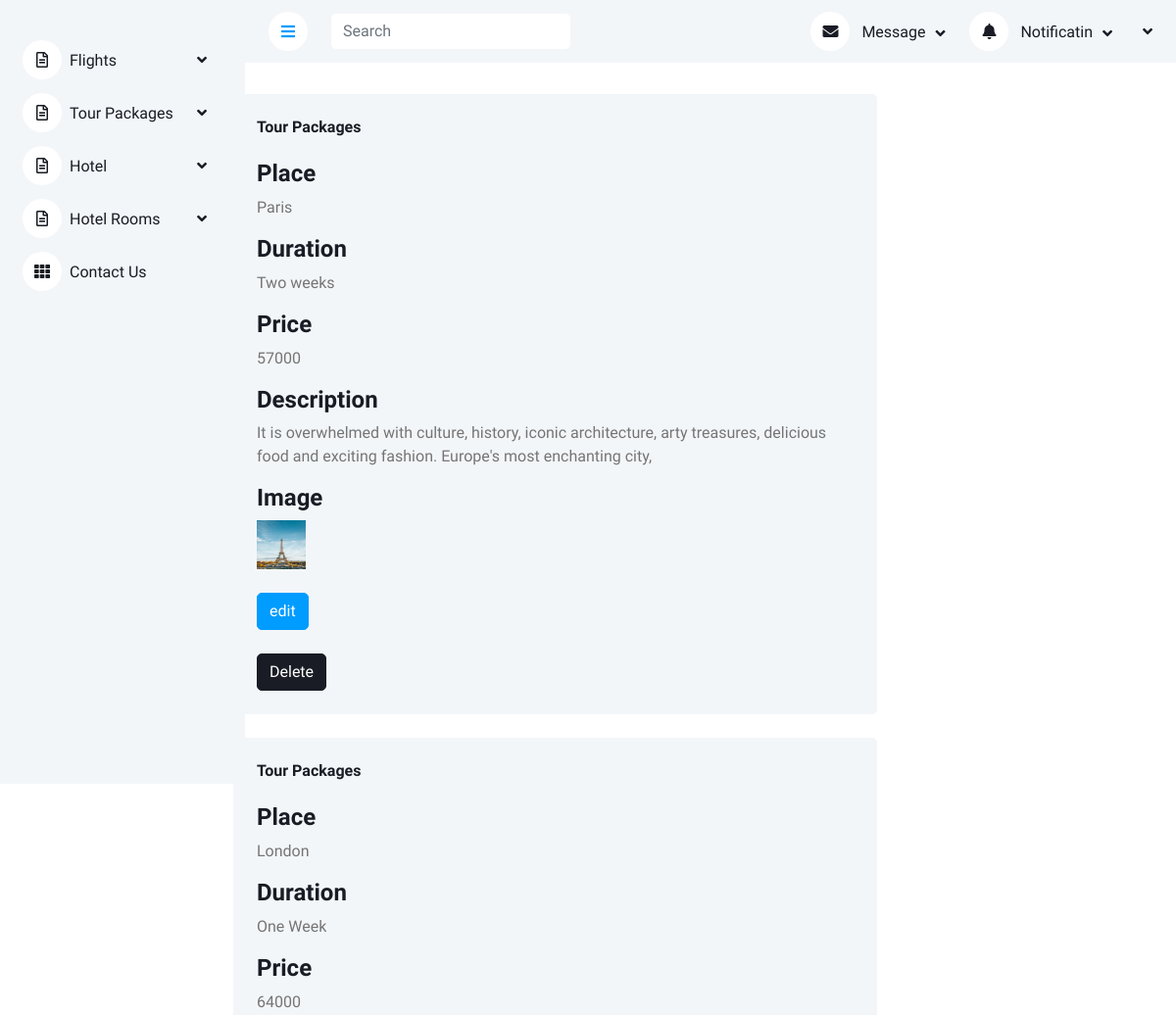
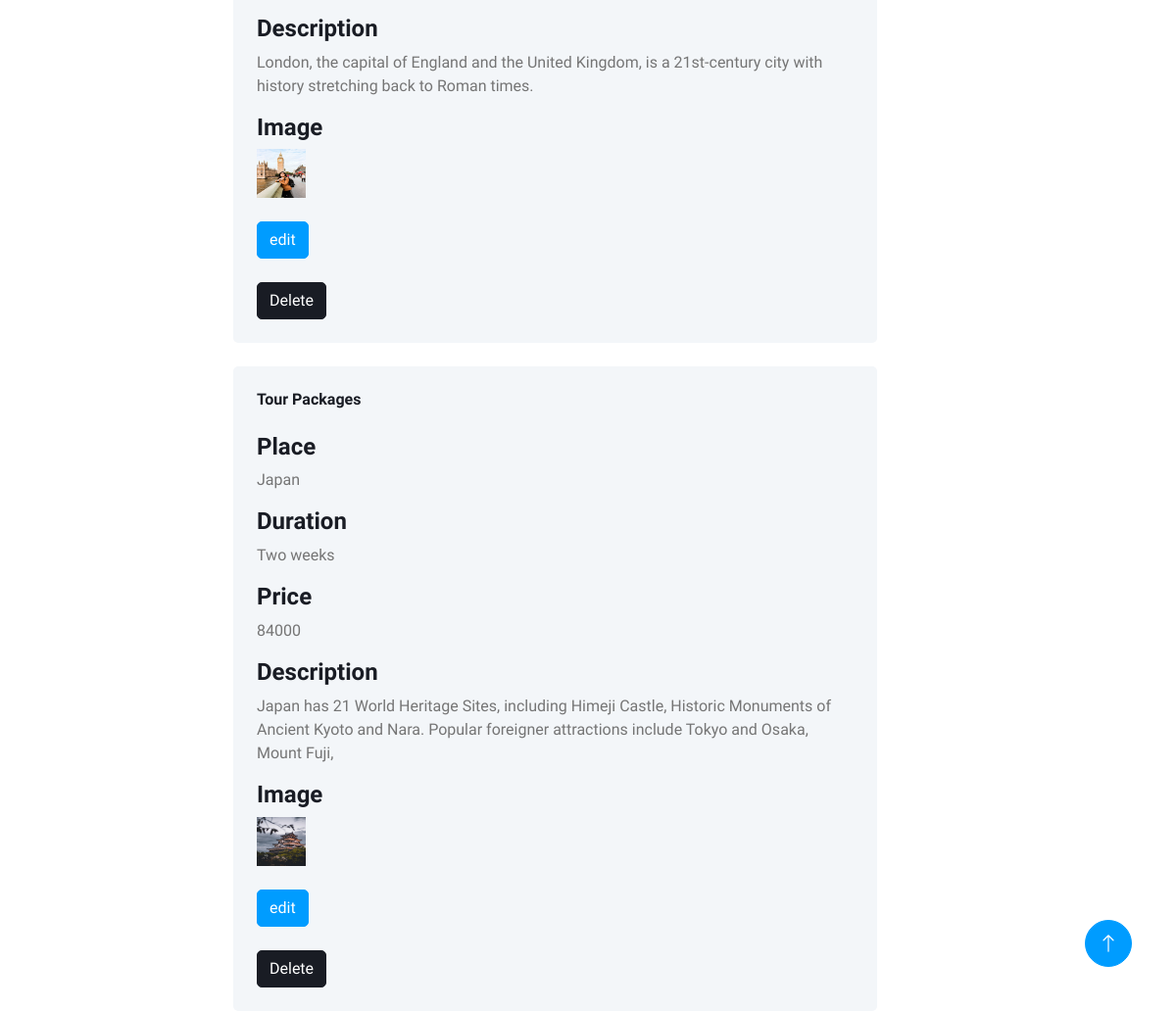
The app's page /Backend/TourPackageDisplay/ with its own data (2 pictures, top to bottom).
### Backend/models.py (models this page shows)
class tourpackagedb(models.Model):
    tourname = models.CharField(max_length=25,null=True,blank=True)
    tourprice = models.IntegerField(null=True,blank=True)
    tourduration = models.CharField(max_length=50,null=True,blank=True)
    tourdescription = models.CharField(max_length=250,null=True,blank=True)
    image = models.ImageField(upload_to="TourPackage_image", null=True, blank=True)

### Backend/views.py (the view)
# urls.py: path('TourPackageDisplay/',views.TourPackageDisplay,name="TourPackageDisplay"),
def TourPackageDisplay(request):
    pack = tourpackagedb.objects.all()
    return render(request,"TourPackageDisplay.html",{'pack':pack})

### Backend/templates/TourPackageDisplay.html (shortened to what this page needs)
<!DOCTYPE html>
{% extends 'Index.html' %}
{% block content %}
<html lang="en">
<head>
</head>
<body>
<br>
<div class="col-8">
    <div class="row g-4">
        {% for i in pack %}
        <div class="bg-light rounded h-100 p-4">
            <h6 class="mb-4">Tour Packages</h6>
            <form>
                <h4>
                    Place
                </h4>
                <p>{{i.tourname}}</p>
                <h4>
                    Duration
                </h4>
                <p> {{i.tourduration}}</p>
                <h4>
                    Price
                </h4>
                <p>{{i.tourprice}}</p>
                <h4>
                    Description
                </h4>
                <p>{{i.tourdescription}}</p>
                <h4>
                    Image
                </h4>
                <img src="{{i.image.url}}" height="50px" width="50px">
                <br> <br>
                <a href="{% url 'TourPackageEdit' tour_id=i.id %}" class="btn btn-primary">edit
                </a> <br>
                <br>
               <a href="{% url 'TourPackageDelete' data_id=i.id %}" class="btn btn-dark">Delete</a>
            </form>
        </div>
        {% endfor %}
    </div>
</div>
</body>
</html>
{% endblock %}

### Backend/static/css/style.css (style rules this page uses)
:root { --primary: #009CFF; --light: #F3F6F9; --dark: #191C24; }
.btn { transition: .5s; }
.btn.btn-primary { color: #FFFFFF; }

### records on screen
tourpackagedb: tourname "Paris", tourduration "Two weeks", tourprice "57000", tourdescription "It is overwhelmed with culture, history, iconic architecture, arty treasures, delicious food and exciting fashion. Europe's most enchanting city,", image (picture)
tourpackagedb: tourname "London", tourduration "One Week", tourprice "64000", tourdescription "London, the capital of England and the United Kingdom, is a 21st-century city with history stretching back to Roman times.", image (picture)
tourpackagedb: tourname "Japan", tourduration "Two weeks", tourprice "84000", tourdescription "Japan has 21 World Heritage Sites, including Himeji Castle, Historic Monuments of Ancient Kyoto and Nara. Popular foreigner attractions include Tokyo and Osaka, Mount Fuji,", image (picture)
